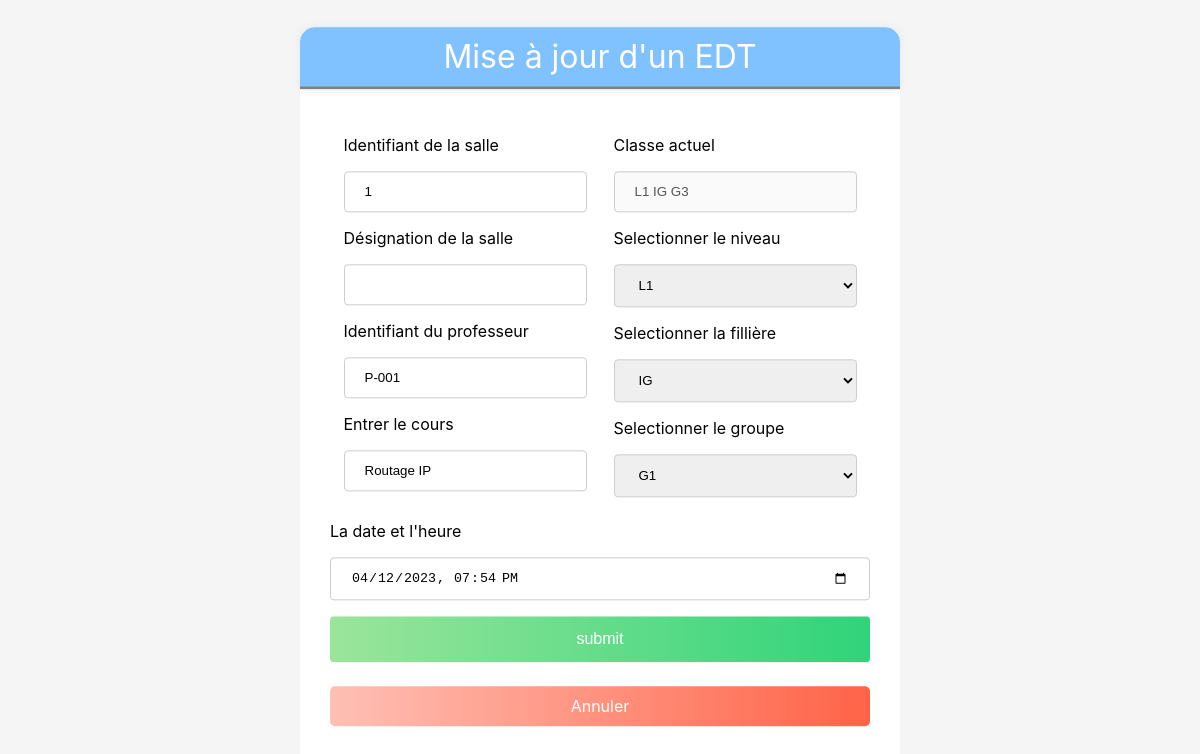
/view/edt/update.php?id=20, run on the app's committed database.
### tables this page shows
CREATE TABLE IF NOT EXISTS `emploi_du_temps` (
  `id` int NOT NULL AUTO_INCREMENT,
  `idsalle` int NOT NULL,
  `design_salle` varchar(50) NOT NULL,
  `idprof` varchar(20) NOT NULL,
  `idclasse` varchar(10) NOT NULL,
  `cours` varchar(30) NOT NULL,
  `date` datetime NOT NULL,
  PRIMARY KEY (`id`),
  KEY `fk_idsalle` (`idsalle`),
  KEY `fk_idprof` (`idprof`),
  KEY `fk_idclasse` (`idclasse`)
);

CREATE TABLE IF NOT EXISTS `salle` (
  `idsalle` int NOT NULL AUTO_INCREMENT,
  `design` varchar(20) NOT NULL,
  `occupation` varchar(10) NOT NULL DEFAULT 'non',
  PRIMARY KEY (`idsalle`)
);

CREATE TABLE IF NOT EXISTS `professeur` (
  `idprof` varchar(20) NOT NULL,
  `nom` varchar(100) NOT NULL,
  `prenom` varchar(150) NOT NULL,
  `grade` varchar(150) NOT NULL,
  PRIMARY KEY (`idprof`)
);

CREATE TABLE IF NOT EXISTS `classe` (
  `idclasse` varchar(10) NOT NULL,
  `niveau` varchar(10) NOT NULL,
  PRIMARY KEY (`idclasse`)
);

### controller/EdtCrud/updateData.php (called while the page is built, shortened)
<?php
    require("connect.php");
    $id = $_GET["id"];
    $sql = "SELECT * FROM emploi_du_temps e
            JOIN professeur p ON e.idprof = p.idprof
            JOIN classe c ON e.idclasse = c.idclasse
            JOIN salle s on e.idsalle = s.idsalle
            WHERE e.id = '$id' LIMIT 1";
    if ($res = $con->query($sql)) {
        if ($res->num_rows > 0) {
            while($row = $res->fetch_assoc()) {
                $edt = $row;
            }
        }
    } else {
        die($con->error);
    }
?>

### view/edt/update.php (the view, shortened to what this page needs)
<?php
    require("../../controller/EdtCrud/updateData.php");
?>
    <!DOCTYPE html>
    <html lang="en">
    <head>
        <link rel="stylesheet" href="../../assets/css/form-edt.css">
        <link rel="stylesheet" href="../../assets/ANIMATE.CSS/animate.css">
    </head>
    <body>
        <div class="main radius animate__animated animate__fadeIn">
            <h1 class="header">Mise à jour d'un EDT</h1>
            <form action="../../../controller/EdtCrud/update.php" method="post">
                <div class="diviser">
                    <div class="separation">
                        <p>Identifiant de la salle</p>
                        <input type="number" min="1" name="idsalle" value="<?=$edt['idsalle'];?>" required>
                        <p>Désignation de la salle</p>
                        <input type="text" name="design_salle" value=" <?=$edt['design_salle'];?>" required>
                        <p>Identifiant du professeur</p>
                        <input type="text" name="idprof" value="<?=$edt['idprof'];?>" required>
                        <p>Entrer le cours</p>
                        <input type="text" name="cours" value="<?=$edt['cours'];?>" required>
                    </div>
                    <div class="separation">
                        <p>Classe actuel </p>
                        <input type="text" name="idclasse" value="<?=$edt['niveau']?>" disabled>
                        <p>Selectionner le niveau</p>
                        <select name="level">
                            <option value="L1 ">L1</option>
                        </select>
                        <p>Selectionner la fillière</p>
                        <select name="filliere">
                            <option value="IG ">IG</option>
                        </select>
                        <p>Selectionner le groupe</p>
                        <select name="groupe">
                            <option value="G1">G1</option>
                        </select>
                    </div>
                </div>
                <p>La date et l'heure</p>
                <input type="datetime-local" value="<?=$edt['date'];?>" name="date" required>
                <input type="submit" value="submit" name="submit">
                <p class="cancel">
                    <a href="all.php">Annuler</a>
                </p>
            </form>
        </div>
    </body>
    </html>

### assets/css/form-edt.css (style rules this page uses)
body { padding: 0; margin: 0; background-color: rgb(245, 245, 245); }
.radius { border-radius: 15px; -webkit-border-radius: 15px; -moz-border-radius: 15px; -ms-border-radius: 15px; -o-border-radius: 15px; }
.main { background-color: white; font-family: -apple-system, BlinkMacSystemFont, 'Segoe UI', Roboto, Oxygen, Ubuntu, Cantarell, 'Open Sans', 'Helvetica Neue', sans-serif; position: absolute; top: 50%; left: 50%; width: 50%; transform: translate(-50%, -50%); -webkit-transform: translate(-50%, -50%); -moz-transform: translate(-50%, -50%); -ms-transform: translate(-50%, -50%); -o-transform: translate(-50%, -50%); }
.diviser { display: flex; flex-direction: row; justify-content: space-around; }
.separation { width: 45%; }
.header { text-align: center; font-weight: 400; border-top-left-radius: 15px; border-top-right-radius: 15px; background-color: rgb(128, 193, 255); color: white; margin: 0; padding: 10px; box-shadow: 0 0 10px rgb(231, 231, 231); border-bottom: 3px solid grey; }
form { padding: 30px; }
input[type=text], select { width: 100%; padding: 12px 20px; margin: 8px 0; display: block; border: 1px solid #ccc; border-radius: 4px; box-sizing: border-box; }
input[type=submit] { width: 100%; background-image: linear-gradient(to right, rgb(155, 229, 155), rgb(47, 212, 122)); color: white; padding: 14px 20px; margin: 8px 0; border: none; border-radius: 4px; cursor: pointer; font-size: 1em; transition: 0.3s; -webkit-transition: 0.3s; -moz-transition: 0.3s; -ms-transition: 0.3s; -o-transition: 0.3s; }
input[type=datetime-local] { width: 100%; padding: 12px 20px; margin: 8px 0; display: block; border: 1px solid #ccc; border-radius: 4px; box-sizing: border-box; }
input[type=number] { width: 100%; padding: 12px 20px; margin: 8px 0; display: block; border: 1px solid #ccc; border-radius: 4px; box-sizing: border-box; }
.cancel { cursor: pointer; text-align: center; background-image: linear-gradient(to right, rgb(255, 192, 181), tomato); padding: 10px; border-radius: 5px; -webkit-border-radius: 5px; -moz-border-radius: 5px; -ms-border-radius: 5px; -o-border-radius: 5px; transition: 0.3s; -webkit-transition: 0.3s; -moz-transition: 0.3s; -ms-transition: 0.3s; -o-transition: 0.3s; }
.cancel a { text-decoration: none; color: white; display: block; }

### data on the page
emploi_du_temps: idsalle "1", idprof "P-001", cours "Routage IP", idclasse "L1 IG G3", date "04/12/2023 19:54"
